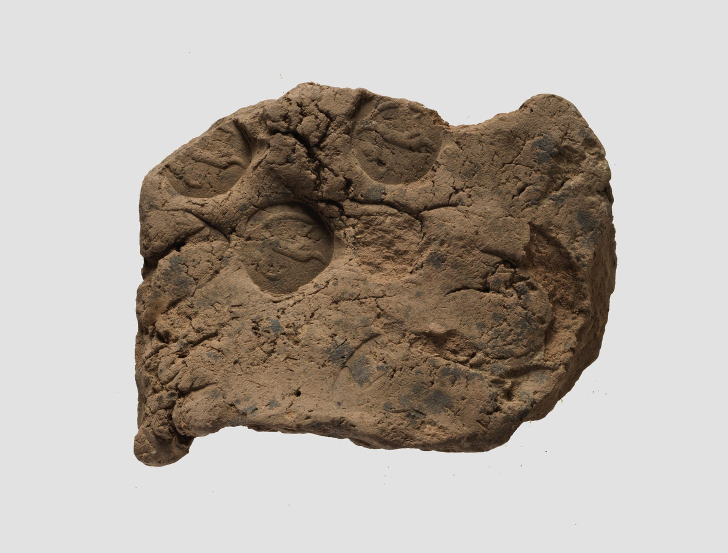
#> input picture image-search/met-museum-bulla-parthian-clay-326457-1.jpg, 1456 x 1105 px (shown at 1/2 size)
$ python -i motion_engine.py   (imports and definitions only)
#> lines starting #> are read from the running program, lines starting #| are printed output that depends on the picture
#> further down, picture is the input picture: PIL image 1456x1105 RGB; mean R, G, B 179.5, 171.5, 163.6
#!/usr/bin/env python3
"""THE DUNE ARCHIVES — still-to-cinema motion engine (16:9 documentary master).

Turns a single still (AI-generated plate, map frame, artifact render) into a
short H.264 shot with motivated camera movement and atmospheric layers, so a
documentary built from static images never reads as a slideshow.

Lineage / reuse:
  * eased affine `warp` + 3-plane depth parallax adapted from
    projects/atlas_understory/scripts/make_clips.py
  * grain / smoothstep conventions adapted from
    projects/cappadocia_underground_city/previz/previz_lib.py
  Both are repo-local code; this module generalises them for 1920x1080
  documentary work and adds sand/dust, heat shimmer, light sweep, letterbox.

Motion recipes (use the one the storyboard calls for — never decorate):
  PUSH_IN     slow push toward a subject (tension, revelation)        1.00 -> 1.12
  PULL_OUT    slow reveal of scale (empires, deserts, fleets)         1.14 -> 1.00
  PAN_LR/RL   lateral travel across a wide plate (landscapes, rows)
  TILT_UP/DN  vertical travel (towers, heighliners, worm emergence)
  PARALLAX    3-plane depth drift (environments with foreground)
  DRIFT       near-static breathing hold (portraits, Bene Gesserit)
  WORM_RISE   tilt-up + building camera shake (sandworm emergence)
  HOLD        locked-off, atmosphere only (symbolic / text cards)

Atmosphere layers (optional, motivated): sand, dust, heat, lightsweep, shake.

Usage:
  python motion_engine.py --image plate.png --out shot.mp4 --recipe PUSH_IN \
      --duration 6 [--sand 0.6] [--heat 0.3] [--lightsweep] [--letterbox]
  python motion_engine.py --manifest shots.json --outdir clips/
    manifest: [{"image": "...", "out": "...", "recipe": "PULL_OUT",
                "duration": 7.5, "sand": 0.4, "heat": 0.0, "focus": [0.5, 0.45]}]
"""
import argparse
import json
import math
import pathlib
import subprocess

import numpy as np
from PIL import Image, ImageFilter

try:
    import imageio_ffmpeg
    FFMPEG = imageio_ffmpeg.get_ffmpeg_exe()
except Exception:  # pragma: no cover
    FFMPEG = "ffmpeg"

OUT_W, OUT_H = 1920, 1080
FPS = 24
OVERSCAN = 1.22           # working canvas so moves/shake never expose an edge
RNG = np.random.default_rng(10191)


# ------------------------------------------------------------------ easing --
# [4 lines left out: function ease, not called in this run]


def ease_out(t):
    t = min(max(t, 0.0), 1.0)
    return 1 - (1 - t) ** 3


# ------------------------------------------------------------------ plates --
# [25 lines left out: functions load_plate, warp, not called in this run]


def depth_weights(img):
    """Cheap 3-plane depth proxy (vertical position + luminance), from atlas_understory."""
    small = img.convert("L").resize((240, 135), Image.BILINEAR)
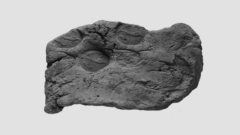
#> small: PIL image 240x135 L; min 11, max 226, mean 173
    lum = np.asarray(small.filter(ImageFilter.GaussianBlur(4)), dtype=np.float32) / 255.0
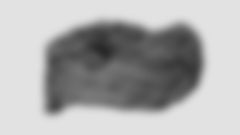
#> lum: shape (135, 240) float32; min 0.157, max 0.886, mean 0.678
    yy = np.linspace(0.0, 1.0, 135, dtype=np.float32)[:, None]
    d = np.clip((0.6 * yy + 0.4 * lum - 0.28) / 0.5, 0.0, 1.0)
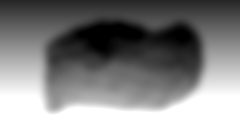
#> d: shape (135, 240) float32; min 0, max 1, mean 0.538
    near, far = d ** 2, (1.0 - d) ** 2
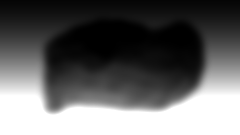
#> near: shape (135, 240) float32; min 0, max 1, mean 0.402
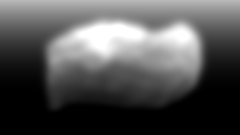
#> far: shape (135, 240) float32; min 0, max 1, mean 0.327
    mid = np.clip(1.0 - near - far, 0.0, 1.0)
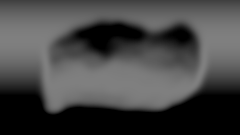
#> mid: shape (135, 240) float32; min 0, max 0.5, mean 0.271
    up = lambda m: np.asarray(Image.fromarray((m * 255).astype(np.uint8)).resize(
        (OUT_W, OUT_H), Image.BILINEAR), dtype=np.float32)[..., None] / 255.0
    return up(near), up(mid), up(far)


# ------------------------------------------------------------- atmosphere --
class Sand:
    """Wind-driven sand/dust particles with motion streaks (Arrakis exteriors)."""

    # [46 lines left out: functions __init__, step_and_draw, heat_shimmer, light_sweep, not called in this run]


_VIG = {}


# [120 lines left out: functions _vignette, grade, letterbox, camera, render_shot, main, not called in this run]


# [2 lines not run here, left out]

>>> from PIL import Image
>>> picture = Image.open('../../../image-search/met-museum-bulla-parthian-clay-326457-1.jpg')
>>> result = depth_weights(picture)

$ run again, on image-search/met-museum-bulla-parthian-clay-326457-4.jpg
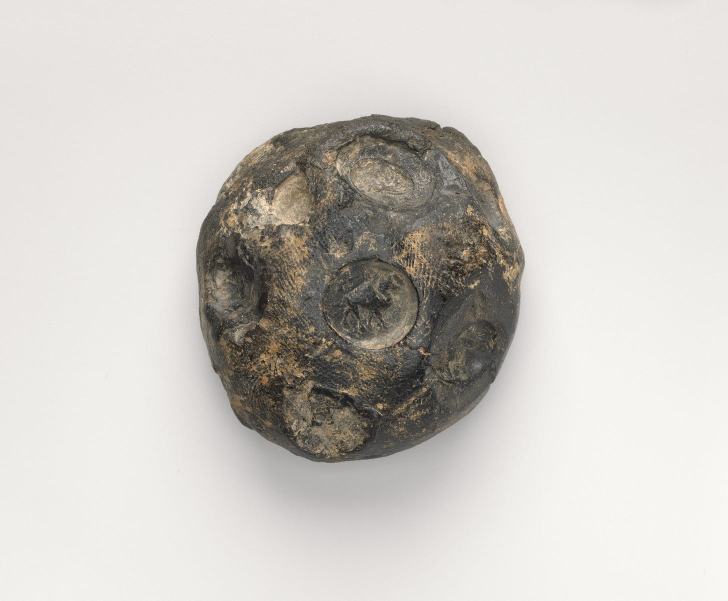
#> input picture image-search/met-museum-bulla-parthian-clay-326457-4.jpg, 1456 x 1201 px (shown at 1/2 size)
#> picture is the input picture: PIL image 1456x1201 RGB; mean R, G, B 206.1, 202.7, 197.7
#> in depth_weights, `near, far = d ** 2, (1.0 - d) ** 2`:
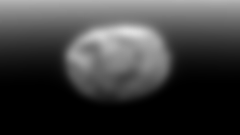
#> far: shape (135, 240) float32; min 0, max 0.879, mean 0.242
#> in depth_weights, `mid = np.clip(1.0 - near - far, 0.0, 1.0)`:
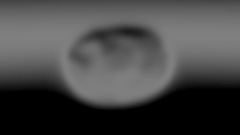
#> mid: shape (135, 240) float32; min 0, max 0.5, mean 0.273
